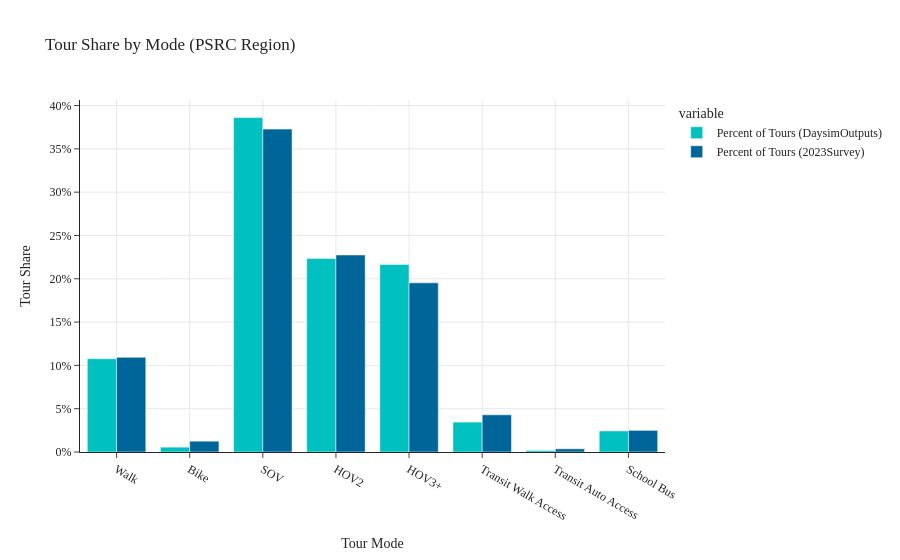

This figure's notebook cell:
### Code cell
pc_tour_by_mode(data1=data_daysim, data2=data_survey, tag='PSRC Region')

### Figure 1 — Plotly figure (JSON) as saved in the notebook; plotly's stock layout.template omitted (floating-point values rounded to 4 significant figures)
{"data": [{"alignmentgroup": "True", "hovertemplate": "variable=Percent of Tours (DaysimOutputs)<br>Tour Mode=%{x}<br>value=%{y}<extra></extra>", "legendgroup": "Percent of Tours (DaysimOutputs)", "marker": {"color": "#00C0C0", "pattern": {"shape": ""}}, "name": "Percent of Tours (DaysimOutputs)", "offsetgroup": "Percent of Tours (DaysimOutputs)", "orientation": "v", "showlegend": true, "textposition": "auto", "type": "bar", "x": ["Walk", "Bike", "SOV", "HOV2", "HOV3+", "Transit Walk Access", "Transit Auto Access", "School Bus"], "xaxis": "x", "y": [10.77, 0.56, 38.61, 22.35, 21.65, 3.45, 0.18, 2.43], "yaxis": "y"}, {"alignmentgroup": "True", "hovertemplate": "variable=Percent of Tours (2023Survey)<br>Tour Mode=%{x}<br>value=%{y}<extra></extra>", "legendgroup": "Percent of Tours (2023Survey)", "marker": {"color": "#006598", "pattern": {"shape": ""}}, "name": "Percent of Tours (2023Survey)", "offsetgroup": "Percent of Tours (2023Survey)", "orientation": "v", "showlegend": true, "textposition": "auto", "type": "bar", "x": ["Walk", "Bike", "SOV", "HOV2", "HOV3+", "Transit Walk Access", "Transit Auto Access", "School Bus"], "xaxis": "x", "y": [10.93, 1.25, 37.28, 22.75, 19.53, 4.29, 0.37, 2.5], "yaxis": "y"}], "layout": {"barmode": "group", "legend": {"title": {"text": "variable"}, "tracegroupgap": 0}, "title": {"text": "Tour Share by Mode (PSRC Region)"}, "xaxis": {"anchor": "y", "domain": [0, 1], "showgrid": true, "title": {"text": "Tour Mode"}}, "yaxis": {"anchor": "x", "domain": [0, 1], "showgrid": true, "ticksuffix": "%", "title": {"text": "Tour Share"}}}}
